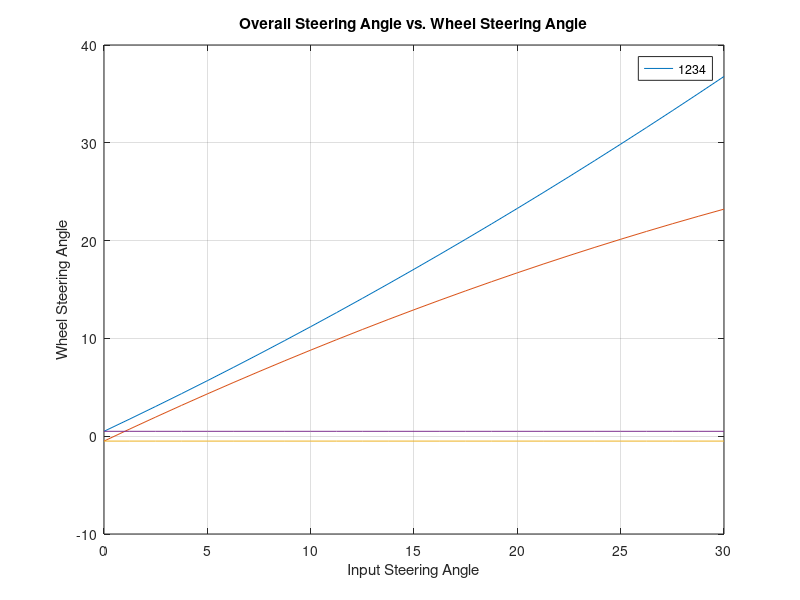

This figure's MATLAB source: (Note: this script raises an error after producing the figure.)
clc ; clear;close all;
format long g

%% Notation
% 1,2 = front L & R wheels
% 3,4 = rear L & R wheels
% delta_1,2,3,4 = Steering angle of each individual wheel

%%%%%%%%%%%%%%%%%%%%%%%%%%%%%%%%%%%%%%%%
% NEED TO FIX FOR NEXT TIME:
% alat is not changing according to steering angle change - investigate
%   this is causing Rfinal to not become smaller as fast as preferred
%   change of Rfinal in relation to SA_CG is significant - investigate
%       Problem: It uses the same R = 20 for every acceleration calculation -
%       FIXED, but now stays same because radius is decreasing with Vlat

% 6/19
% Mass problem - fixed
% Variables actual values problem - fixed
% Added lots of logging matrixes at the end
% why dFz is so high prolly due to NSM and SM elastic(roll stiffness?) -
% INVESTIGATE
% Problems: still Rfinal and alat_final are unchanging - INVESTIGATE
% 7/4
% Yay we did it 
% No we didn't do it
% Fixed dSteering and SA_CG conversion factor (pi/360) to (pi/180)
% Graphing only shows half the graph - INVESTIGATE


%% Constants
perc_front = 0.53;                          %percent front [%]
W = 1.567;                                   %Wheelbase [m]
lf = W * (1-perc_front);                    %front length to cg [m]
lr = W * perc_front;                        %rear length to cg [m]
twidth.front = 1.183;                       %Track Width [m]
twidth.rear = 1.183;
dtoe.front = -0.5 * (pi/180);               %Toe Angles [rads]
dtoe.rear = 0.5 * (pi/180);
acker.front = 0.4;                          %Ackerman Steering Intensity [-] {0-1}
acker.rear = 0.0;
rearsteer = 0;                              %Rearsteering Intensity [-] {0-1}

%More Constants in the iteration section

% Variables
dSteering = linspace(30,0,25)' .* (pi/180);          %Steering Angle [rads] - left turning is positive
SA_CG = linspace(10,0,25)' .* (pi/180);            %Body Slip Angle [rads]


%% Wheel Steering Angle and Coordinate
delta_1 = -dtoe.front + (dSteering + acker.front .* dSteering.^2);
delta_2 = dtoe.front + (dSteering - acker.front .* dSteering.^2);
delta_3 = -dtoe.rear - rearsteer.*(dSteering - acker.rear.* dSteering.^2);
delta_4 = dtoe.rear - rearsteer.*(dSteering + acker.rear.*dSteering.^2);

dSteering_all = [delta_1 delta_2 delta_3 delta_4];

% Confirming Graph
dSteering_all_deg = dSteering_all .* (180/pi);
dSteering_deg = dSteering .* (180/pi);

plot(dSteering_deg, dSteering_all_deg);
grid on;
ylabel("Wheel Steering Angle");
xlabel("Input Steering Angle");
title("Overall Steering Angle vs. Wheel Steering Angle");
legend(["1", "2", "3", "4"],"location", "best");

% Point Coordinate for each wheel
r1 = [lf twidth.front/2 0]';
r2 = [lf -twidth.front/2 0]';
r3 = [-lr twidth.rear/2 0]';
r4 = [-lr -twidth.rear/2 0]';
r_wheel = [r1 r2 r3 r4];

%% Iteration for R_CG Through Weight Transfer and Wheel Slip Angle Models

%%% Constants for Weight Transfer and Wheel Slip Angle
Vlong = 15;                 %Longitudinal Body Velocity [m/s] - Stays constant for one graph(can be changed to observe changes through each velocity)
Vlat = 1;                   %Lateral Body Velocity [m/s] - Just Initialization, actual Vlat is a function of Vlong and SA_CG further down

%   Side note: Vlong is a body velocity, which is kept constant, meaning the
%              resultant total velocity as it appears to outside observer will change
%              due to Body Slip Angle.

m.NSM = 51.437375;               %Non-Suspended Mass [kg] - Unsprung: Everything touching the ground
m.NSM = 75;
m.SM = 275-m.NSM;               %Suspended Mass [kg] - Sprung: Everything supported by the springs & stuff
m.SM = 165;
m.tot = (m.SM + m.NSM);     %Total Mass [kg]
g = 9.81;                   %Gravitational Acceleration [m/s^2]
hCG.NSM = 0.204724;              %CG Height of NSM [m]
hCG.NSM = 0.22;
hCG.SM = 0.25;               %CG Height of SM [m]
hRC.front = 0.040894;            %Front Roll Center [m]
hRC.front = 0.0254;            
hRC.rear = 0.04191;             %Rear Roll Center [m]
hRC.rear = 0.0762;            
ARStfDistr = 0.5;           %Roll Stiffness Distribution Front [-]
rho = 1.17;                 %Density of Air [kg/m^3]
A = 0.96;                    %Frontal Area of the vehicle [m^2]
Cf = 0.67;                   %Downforce Coefficient (+ is downwards)
aeroDistr = 0.5;            %Aerodynamic Downforce Percent Front [-]
ICG = m.tot * 0.7^2;        %Yaw moment of inertia

%Tire Model Parameters
Idx = 1;                    %Moment of Inertia in x for wheel
TirePressure = 70; %psi
TireInclination = -1;        %deg 
TireSR = 0; % -
Model = struct( 'Pure', 'Pacejka', 'Combined', 'MNC' );
load('Hoosier_R25B_16x75-10x7.mat');

%%% Setup Functions and Matrix Initialization
F_aero = 0.5 * rho * A * Vlong^2 * Cf ;             %Downforce 
func_alat = @(radius, V_lat) ((Vlong^2) + (V_lat^2))./radius;   %Lateral Acceleration using R

% Iteration Constants
res = 1;
c = 1;
tol = 1e-6;

% Preallocating Matrixes for Speed
% V_wheel_input = zeros(1,4);
% 
% 
% V_wheel_input(p)
% Fx(p), Fym(p), Mz(p), Mx(p), My(p)
% F(:,p)
% R_final(i,j)
%  alat_final(i,j)
%  temp_alat_tot(i)
%   SA_wheel_deg_tot(i,:)
%   yaw_calc(:,p)
%   yaw_final(i,j)



for j = 1:length(SA_CG)

    Vlat = tan(SA_CG(j)) .* Vlong;
    V_CG = [Vlong Vlat 0]';

    for i = 1:length(dSteering)
        R = [50];       
        Fz = [];
        V_wheel = [];
        Omega_v = [0 0 0]';
        c = 1;
        while abs(res)>tol & c<1000
            %%% Weight Transfer
            temp_alat = func_alat(R(c), Vlat);
            dFz.front.NSM = (2 .* m.NSM .* temp_alat .* hCG.NSM)./twidth.front;
            dFz.rear.NSM = (2 .* m.NSM .* temp_alat .* hCG.NSM)./twidth.rear;
            dFz.front.SM_geo = m.SM .* perc_front .* temp_alat .* hRC.front ./ twidth.front;
            dFz.rear.SM_geo = m.SM .* (1-perc_front) .* temp_alat .* hRC.rear ./ twidth.rear;
            dFz.front.SM_elas = m.SM .* temp_alat .* (hCG.SM - hRC.front) .* ARStfDistr ./ twidth.front;
            dFz.rear.SM_elas = m.SM .* temp_alat .* (hCG.SM - hRC.rear) .* (1-ARStfDistr) ./ twidth.rear;
            
            dFz.front.tot = dFz.front.NSM + dFz.front.SM_geo + dFz.front.SM_elas;
            dFz.rear.tot = dFz.rear.NSM + dFz.rear.SM_geo + dFz.rear.SM_elas;

            % dFz.front.tot = dFz.front.SM_geo;
            % dFz.rear.tot = dFz.rear.SM_geo;
            
            F_z_massfront = (0.5 .* m.tot .* g .* perc_front);
            F_z_massrear = (0.5 .* m.tot .* g .* (1-perc_front));
            F_z_aerofront = (0.5 .* F_aero* aeroDistr);
            F_z_aerorear = (0.5 .* F_aero* (1-aeroDistr));

            Fz(1) = F_z_massfront - dFz.front.tot + F_z_aerofront;
            Fz(2) = F_z_massfront + dFz.front.tot + F_z_aerofront;
            Fz(3) = F_z_massrear - dFz.rear.tot + F_z_aerorear;
            Fz(4) = F_z_massrear + dFz.rear.tot + F_z_aerorear;
            
            %%% Wheel Slip Angle and Velocity
            om = ((Vlong^2 + Vlat^2)^(1/2)) /(R(c));
            Omega_v(3) = om;
            V_wheel(:,1) = V_CG + cross(Omega_v,r_wheel(:,1));
            V_wheel(:,2) = V_CG + cross(Omega_v,r_wheel(:,2));
            V_wheel(:,3) = V_CG + cross(Omega_v,r_wheel(:,3));
            V_wheel(:,4) = V_CG + cross(Omega_v,r_wheel(:,4));
            
            SA_wheel(1) = -atan(V_wheel(2,1)/V_wheel(1,1)) + dSteering_all(i,1);
            SA_wheel(2) = -atan(V_wheel(2,2)/V_wheel(1,2)) + dSteering_all(i,2);
            SA_wheel(3) = -atan(V_wheel(2,3)/V_wheel(1,3)) + dSteering_all(i,3);
            SA_wheel(4) = -atan(V_wheel(2,4)/V_wheel(1,4)) + dSteering_all(i,4);

            SA_wheel_deg = rad2deg(SA_wheel);
            
            for p = 1:4
                V_wheel_input(p) = sqrt(V_wheel(1,p)^2 + V_wheel(2,p)^2 + V_wheel(3,p)^2);
            end

            %%% Tire Model
            for p = 1:4
                [Fx(p), Fym(p), Mz(p), Mx(p), My(p)] = ContactPatchLoads(Tire, rad2deg(SA_wheel(p)), TireSR, Fz(p) , TirePressure , TireInclination, V_wheel_input(p), Idx, Model);
            end

            Fy = Fym; %Fy is all we need for the MMM
            
            %%% Force Vectors of each wheel
            for p = 1:4
            F(:,p) = [-Fy(p) * sin(dSteering_all(i,p));
                       Fy(p) * cos(dSteering_all(i,p));
                       Fz(p)                          ];
            end
            
            alat_calc = sum(F(2,:))/m.tot;
            R(c+1,1) = (Vlong.^2 + Vlat.^2)./alat_calc;
            res = R(c+1) - R(c);
            c = c+1;
            
            %plot(R) %- Check oscillation
        end %While loop end
        
        R_final(i,j) = R(end);      %Record final iterated R
        alat_final(i,j) = alat_calc;
        res = 1;                    %Reset Residual so itll run again
        temp_alat_tot(i) = temp_alat;
        disp(['Run dSteering [',num2str(i), '] SA_CG [', num2str(j), '] completed'])
        SA_wheel_deg_tot(i,:) = SA_wheel_deg;
        Fy_tot(i,:) = Fy';
        Fz_tot(i,:) = Fz;
        
        for p = 1:4
            yaw_calc(:,p) = cross(r_wheel(:,p), F(:,p));
        end
        yaw_calc_sum = sum(yaw_calc(3,:))/ICG;
        yaw_final(i,j) = yaw_calc_sum;
    end %for dSteering end
    VCG_tot(:,j) = V_CG;
end %for SA_CG end

%% Calculating Lateral Acceleration using derived radius (R_final)
close all;


figure;
hold on
grid on

for u = 1:length(dSteering)
    plot(alat_final(u,:)/g, yaw_final(u,:), '-b');
end

for u = 1:length(SA_CG)
    plot(alat_final(:,u)/g, yaw_final(:,u), "-r");
end
ylabel("yaw acceleration ddpsi (rad/s^2)")
xlabel("lateral acceleration a_y (g)")
xline(0)
yline(0)
xline(max(max(alat_final))/9.81, "--")
yline(yaw_final(find(alat_final==max(max(alat_final)))), "--")
title("max a_y = [" + max(max(alat_final()))/9.81+ "] g    ddpsi = [" + ...
    yaw_final(find(alat_final==max(max(alat_final))))+ "] rad/s^2")



% 
% figure;
% hold on
% grid on
% index = find(dSteering == 0);
% stability = yaw_final(index, :)'./rad2deg(SA_CG);
% plot(SA_CG, stability)
% 
% figure;
% hold on
% grid on
% index = find(SA_CG == 0);
% control = yaw_final(:,index)./rad2deg(dSteering);
% plot(dSteering, control)
























